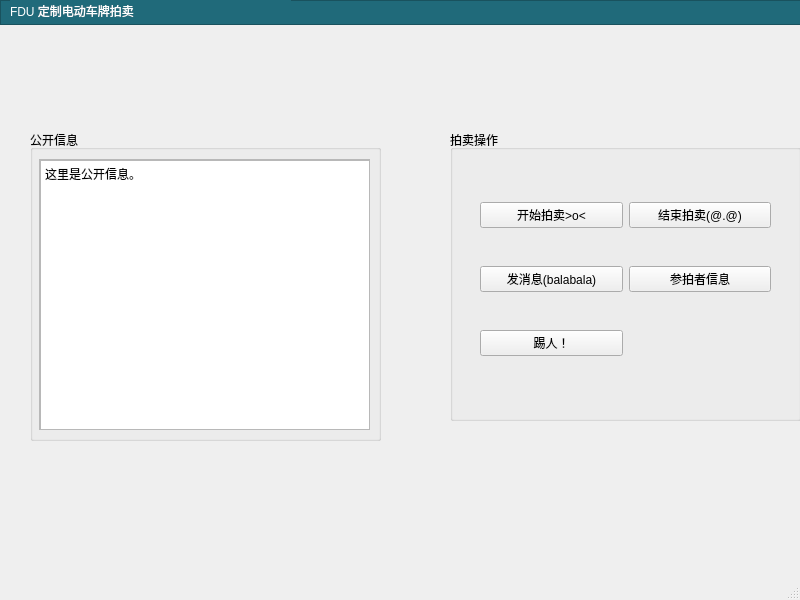
<?xml version="1.0" encoding="UTF-8"?>
<ui version="4.0">
 <class>serverwindow</class>
 <widget class="QMainWindow" name="serverwindow">
  <property name="geometry">
   <rect>
    <x>0</x>
    <y>0</y>
    <width>800</width>
    <height>600</height>
   </rect>
  </property>
  <property name="windowTitle">
   <string>MainWindow</string>
  </property>
  <widget class="QWidget" name="centralwidget">
   <widget class="QGroupBox" name="announcementbox">
    <property name="geometry">
     <rect>
      <x>30</x>
      <y>130</y>
      <width>351</width>
      <height>311</height>
     </rect>
    </property>
    <property name="title">
     <string>公开信息</string>
    </property>
    <widget class="QScrollArea" name="anouncementscrollarea_2">
     <property name="geometry">
      <rect>
       <x>9</x>
       <y>29</y>
       <width>331</width>
       <height>271</height>
      </rect>
     </property>
     <property name="widgetResizable">
      <bool>true</bool>
     </property>
     <widget class="QWidget" name="anouncementscrollarea">
      <property name="geometry">
       <rect>
        <x>0</x>
        <y>0</y>
        <width>329</width>
        <height>269</height>
       </rect>
      </property>
      <widget class="QTextBrowser" name="announcementtext">
       <property name="geometry">
        <rect>
         <x>0</x>
         <y>0</y>
         <width>331</width>
         <height>271</height>
        </rect>
       </property>
       <property name="html">
        <string>&lt;!DOCTYPE HTML PUBLIC &quot;-//W3C//DTD HTML 4.0//EN&quot; &quot;http://www.w3.org/TR/REC-html40/strict.dtd&quot;&gt;
&lt;html&gt;&lt;head&gt;&lt;meta name=&quot;qrichtext&quot; content=&quot;1&quot; /&gt;&lt;style type=&quot;text/css&quot;&gt;
p, li { white-space: pre-wrap; }
&lt;/style&gt;&lt;/head&gt;&lt;body style=&quot; font-family:'SimSun'; font-size:9pt; font-weight:400; font-style:normal;&quot;&gt;
&lt;p style=&quot; margin-top:0px; margin-bottom:0px; margin-left:0px; margin-right:0px; -qt-block-indent:0; text-indent:0px;&quot;&gt;这里是公开信息。&lt;/p&gt;&lt;/body&gt;&lt;/html&gt;</string>
       </property>
      </widget>
     </widget>
    </widget>
   </widget>
   <widget class="QFrame" name="upperline">
    <property name="geometry">
     <rect>
      <x>0</x>
      <y>0</y>
      <width>970</width>
      <height>25</height>
     </rect>
    </property>
    <property name="styleSheet">
     <string notr="true">background-color : rgb(32, 106, 122);</string>
    </property>
    <property name="frameShape">
     <enum>QFrame::StyledPanel</enum>
    </property>
    <property name="frameShadow">
     <enum>QFrame::Raised</enum>
    </property>
    <widget class="QLabel" name="FDU_label">
     <property name="geometry">
      <rect>
       <x>10</x>
       <y>0</y>
       <width>281</width>
       <height>21</height>
      </rect>
     </property>
     <property name="styleSheet">
      <string notr="true">color: rgb(255, 255, 255);
font: 11pt &quot;黑体&quot;;</string>
     </property>
     <property name="text">
      <string>FDU 定制电动车牌拍卖</string>
     </property>
    </widget>
   </widget>
   <widget class="QGroupBox" name="OperationButtonbox">
    <property name="geometry">
     <rect>
      <x>450</x>
      <y>130</y>
      <width>351</width>
      <height>291</height>
     </rect>
    </property>
    <property name="title">
     <string>拍卖操作</string>
    </property>
    <widget class="QWidget" name="gridLayoutWidget">
     <property name="geometry">
      <rect>
       <x>30</x>
       <y>40</y>
       <width>291</width>
       <height>221</height>
      </rect>
     </property>
     <layout class="QGridLayout" name="gridLayout">
      <item row="0" column="0">
       <widget class="QPushButton" name="openauctionbutton">
        <property name="text">
         <string>开始拍卖&gt;o&lt;</string>
        </property>
       </widget>
      </item>
      <item row="2" column="0">
       <widget class="QPushButton" name="msgbutton">
        <property name="text">
         <string>发消息(balabala)</string>
        </property>
       </widget>
      </item>
      <item row="2" column="1">
       <widget class="QPushButton" name="listbutton">
        <property name="text">
         <string>参拍者信息</string>
        </property>
       </widget>
      </item>
      <item row="0" column="1">
       <widget class="QPushButton" name="closeauctionbutton">
        <property name="text">
         <string>结束拍卖(@.@)</string>
        </property>
       </widget>
      </item>
      <item row="3" column="0">
       <widget class="QPushButton" name="kickoutbutton">
        <property name="text">
         <string>踢人！</string>
        </property>
       </widget>
      </item>
     </layout>
    </widget>
   </widget>
  </widget>
  <widget class="QMenuBar" name="menubar">
   <property name="geometry">
    <rect>
     <x>0</x>
     <y>0</y>
     <width>800</width>
     <height>22</height>
    </rect>
   </property>
  </widget>
  <widget class="QStatusBar" name="statusbar"/>
 </widget>
 <resources/>
 <connections/>
</ui>
